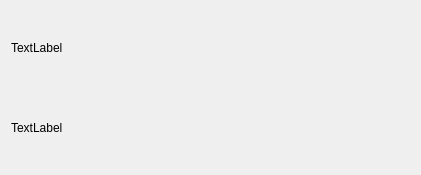
<?xml version="1.0" encoding="UTF-8"?>
<ui version="4.0">
 <class>ChatWidget</class>
 <widget class="QWidget" name="ChatWidget">
  <property name="geometry">
   <rect>
    <x>0</x>
    <y>0</y>
    <width>421</width>
    <height>175</height>
   </rect>
  </property>
  <property name="windowTitle">
   <string>Form</string>
  </property>
  <layout class="QVBoxLayout" name="verticalLayout">
   <item>
    <widget class="QLabel" name="lblMessage">
     <property name="text">
      <string>TextLabel</string>
     </property>
    </widget>
   </item>
   <item>
    <widget class="QLabel" name="lblTime">
     <property name="text">
      <string>TextLabel</string>
     </property>
    </widget>
   </item>
  </layout>
 </widget>
 <resources/>
 <connections/>
</ui>
